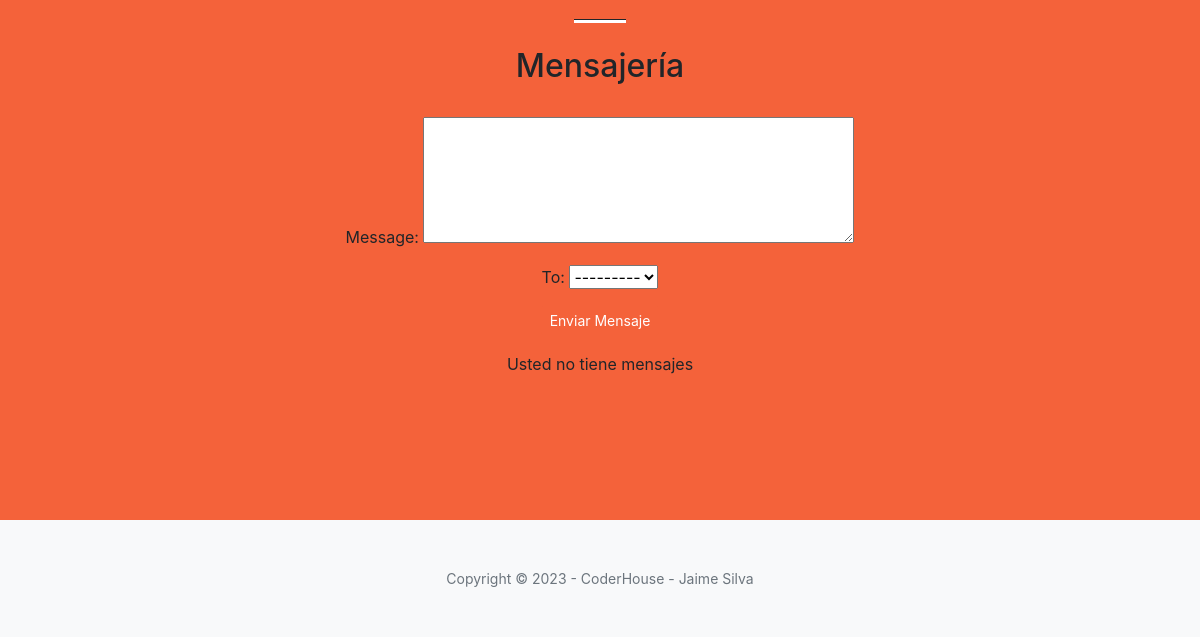
/milibreria/messages/ (signed in, lower part), run on an earlier commit of the app's database.
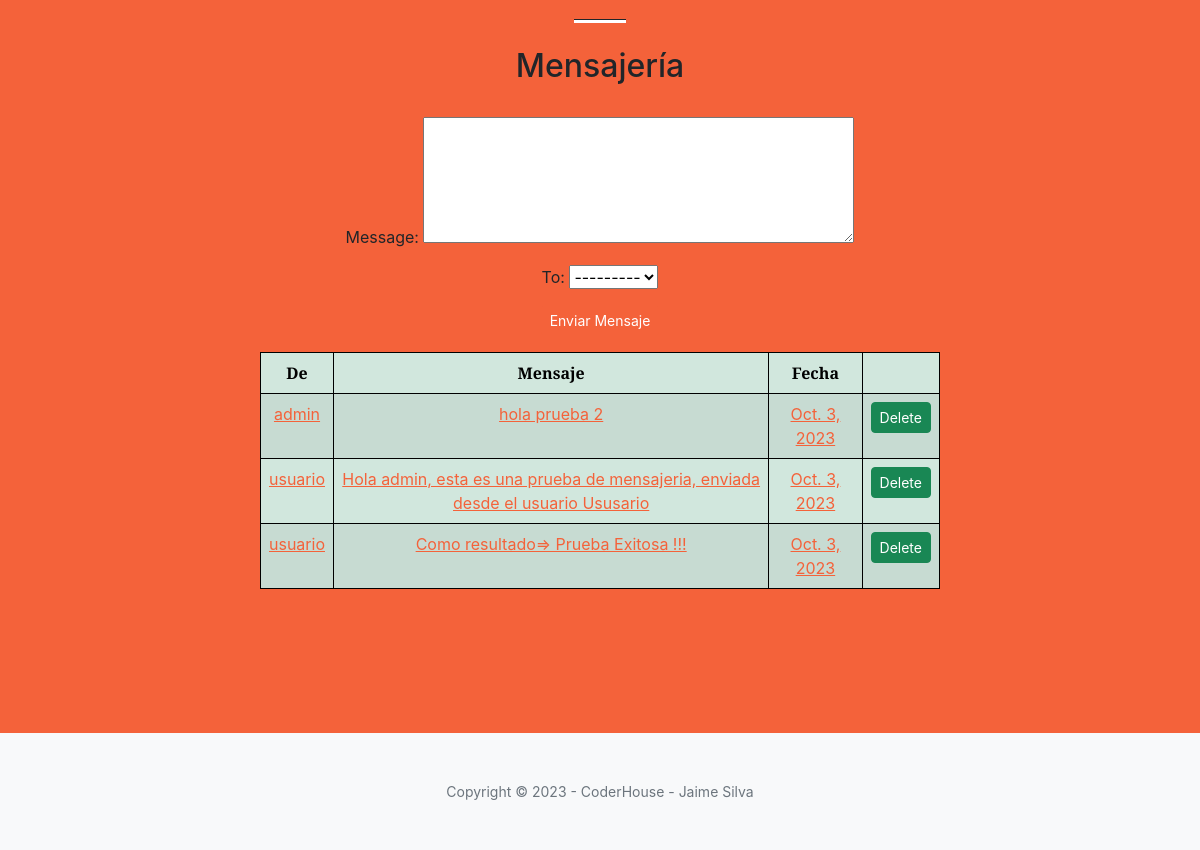
And on a later commit of the database.
### mensajeria/models.py (models this page shows, shortened)
class Messages(models.Model):
    author=models.ForeignKey(User, on_delete=models.CASCADE,related_name="author")
    sendTo=models.ForeignKey(User, on_delete=models.CASCADE,related_name="sendTo")
    message=models.CharField(max_length=500)
    date=models.DateField(auto_now_add=True)

### mensajeria/views.py (the view, shortened to what this page needs)
# urls.py: path('messages/',messagesFunc,name='messages'),
@login_required
def messagesFunc(request):
    form=messagesForm()
    allMessages=Messages.objects.filter(sendTo=request.user)
    return render (request,'messages.html',{'form':form,'allMessages':allMessages,  })

### mensajeria/forms.py
class messagesForm(forms.Form):
    message=forms.CharField(widget=forms.Textarea(attrs={'rows':5,'cols':40}))
    toUser=forms.ModelChoiceField(label="To",queryset=User.objects.all())

### mensajeria/templates/messages.html (shortened to what this page needs)
{% extends 'padre.html' %}
{% load static %}
{% block contenido_que_cambia %}
    <h2>Mensajería</h2><br>
    <div id="new-msg-container">
        <form id="msg-form" action="{% url 'messages' %}" method="POST"> {% csrf_token %}
        {{form.as_p}}
        <button type="submit" class="btn btn-primary btn-sm">Enviar Mensaje</button>
    </form>
    </div>
    <div id="all-msg-container">
    {% if allMessages %}
        <table class="table table-success table-striped">
            <thead>
                <tr>
                <th scope="col">De</th>
                <th scope="col">Mensaje</th>
                <th scope="col">Fecha</th>
                <th scope="col"></th>
                </tr>
            </thead>
            <tbody>
                {% for msg in allMessages  %}
                    <tr>
                <td><a href="{% url 'viewMsg' msg.id %}">{{msg.author}}</a></td>
                <td><a href="{% url 'viewMsg' msg.id %}">{{msg.message}}</a></td>
                <td><a href="{% url 'viewMsg' msg.id %}">{{msg.date}}</a></td>
                <td><a href="{% url 'viewMsg' msg.id %}"><button class="btn btn-success btn-sm">Delete</button></a></td>
                </tr>
                {% endfor %}
            </tbody>
        </table>
    {% else %}
    <p>Usted no tiene mensajes</p>
    {% endif %}
    </div>
{% endblock contenido_que_cambia %}

What changed in the data, as far as the page shows it:
added Messages: author "admin", message "hola prueba 2", date "Oct. 3, 2023"
added Messages: author "usuario", message "Hola admin, esta es una prueba de mensajeria, enviada desde el usuario Ususario", date "Oct. 3, 2023"
added Messages: author "usuario", message "Como resultado=> Prueba Exitosa !!!", date "Oct. 3, 2023"
Also different on the page:
text no longer shown: "Usted no tiene mensajes"
text now shown: "De Mensaje Fecha"
